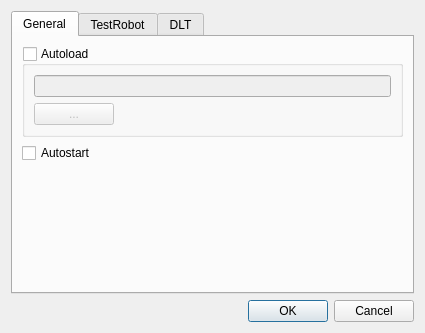
<?xml version="1.0" encoding="UTF-8"?>
<ui version="4.0">
 <class>SettingsDialog</class>
 <widget class="QDialog" name="SettingsDialog">
  <property name="geometry">
   <rect>
    <x>0</x>
    <y>0</y>
    <width>425</width>
    <height>333</height>
   </rect>
  </property>
  <property name="font">
   <font>
    <family>Arial</family>
   </font>
  </property>
  <property name="windowTitle">
   <string>Settings</string>
  </property>
  <layout class="QVBoxLayout" name="verticalLayout">
   <item>
    <widget class="QTabWidget" name="tabWidget">
     <property name="currentIndex">
      <number>0</number>
     </property>
     <widget class="QWidget" name="tabGeneral">
      <attribute name="title">
       <string>General</string>
      </attribute>
      <layout class="QVBoxLayout" name="verticalLayout_2">
       <item>
        <widget class="QGroupBox" name="groupBoxAutoload">
         <property name="title">
          <string>Autoload</string>
         </property>
         <property name="checkable">
          <bool>true</bool>
         </property>
         <property name="checked">
          <bool>false</bool>
         </property>
         <layout class="QVBoxLayout" name="verticalLayout_5">
          <item>
           <widget class="QLineEdit" name="lineEditAutoload">
            <property name="readOnly">
             <bool>true</bool>
            </property>
           </widget>
          </item>
          <item>
           <widget class="QPushButton" name="pushButtonAutoload">
            <property name="sizePolicy">
             <sizepolicy hsizetype="Maximum" vsizetype="Fixed">
              <horstretch>0</horstretch>
              <verstretch>0</verstretch>
             </sizepolicy>
            </property>
            <property name="text">
             <string>...</string>
            </property>
           </widget>
          </item>
         </layout>
        </widget>
       </item>
       <item>
        <widget class="QCheckBox" name="checkBoxAutostart">
         <property name="text">
          <string>Autostart</string>
         </property>
        </widget>
       </item>
       <item>
        <spacer name="verticalSpacer">
         <property name="orientation">
          <enum>Qt::Vertical</enum>
         </property>
         <property name="sizeHint" stdset="0">
          <size>
           <width>20</width>
           <height>40</height>
          </size>
         </property>
        </spacer>
       </item>
      </layout>
     </widget>
     <widget class="QWidget" name="TabRelais">
      <attribute name="title">
       <string>TestRobot</string>
      </attribute>
      <layout class="QVBoxLayout" name="verticalLayout_3">
       <item>
        <spacer name="verticalSpacer_2">
         <property name="orientation">
          <enum>Qt::Vertical</enum>
         </property>
         <property name="sizeHint" stdset="0">
          <size>
           <width>20</width>
           <height>40</height>
          </size>
         </property>
        </spacer>
       </item>
      </layout>
     </widget>
     <widget class="QWidget" name="tabDLT">
      <attribute name="title">
       <string>DLT</string>
      </attribute>
      <layout class="QVBoxLayout" name="verticalLayout_4">
       <item>
        <widget class="QLabel" name="label_2">
         <property name="text">
          <string>Server Port:</string>
         </property>
        </widget>
       </item>
       <item>
        <widget class="QLineEdit" name="lineEditPort"/>
       </item>
       <item>
        <widget class="QLabel" name="label_3">
         <property name="text">
          <string>Application Id:</string>
         </property>
        </widget>
       </item>
       <item>
        <widget class="QLineEdit" name="lineEditApplicationId"/>
       </item>
       <item>
        <widget class="QLabel" name="label_4">
         <property name="text">
          <string>Context Id:</string>
         </property>
        </widget>
       </item>
       <item>
        <widget class="QLineEdit" name="lineEditContextId"/>
       </item>
       <item>
        <spacer name="verticalSpacer_3">
         <property name="orientation">
          <enum>Qt::Vertical</enum>
         </property>
         <property name="sizeHint" stdset="0">
          <size>
           <width>20</width>
           <height>40</height>
          </size>
         </property>
        </spacer>
       </item>
      </layout>
     </widget>
    </widget>
   </item>
   <item>
    <widget class="QDialogButtonBox" name="buttonBox">
     <property name="orientation">
      <enum>Qt::Horizontal</enum>
     </property>
     <property name="standardButtons">
      <set>QDialogButtonBox::Cancel|QDialogButtonBox::Ok</set>
     </property>
    </widget>
   </item>
  </layout>
 </widget>
 <resources/>
 <connections>
  <connection>
   <sender>buttonBox</sender>
   <signal>accepted()</signal>
   <receiver>SettingsDialog</receiver>
   <slot>accept()</slot>
   <hints>
    <hint type="sourcelabel">
     <x>248</x>
     <y>254</y>
    </hint>
    <hint type="destinationlabel">
     <x>157</x>
     <y>274</y>
    </hint>
   </hints>
  </connection>
  <connection>
   <sender>buttonBox</sender>
   <signal>rejected()</signal>
   <receiver>SettingsDialog</receiver>
   <slot>reject()</slot>
   <hints>
    <hint type="sourcelabel">
     <x>316</x>
     <y>260</y>
    </hint>
    <hint type="destinationlabel">
     <x>286</x>
     <y>274</y>
    </hint>
   </hints>
  </connection>
 </connections>
</ui>
